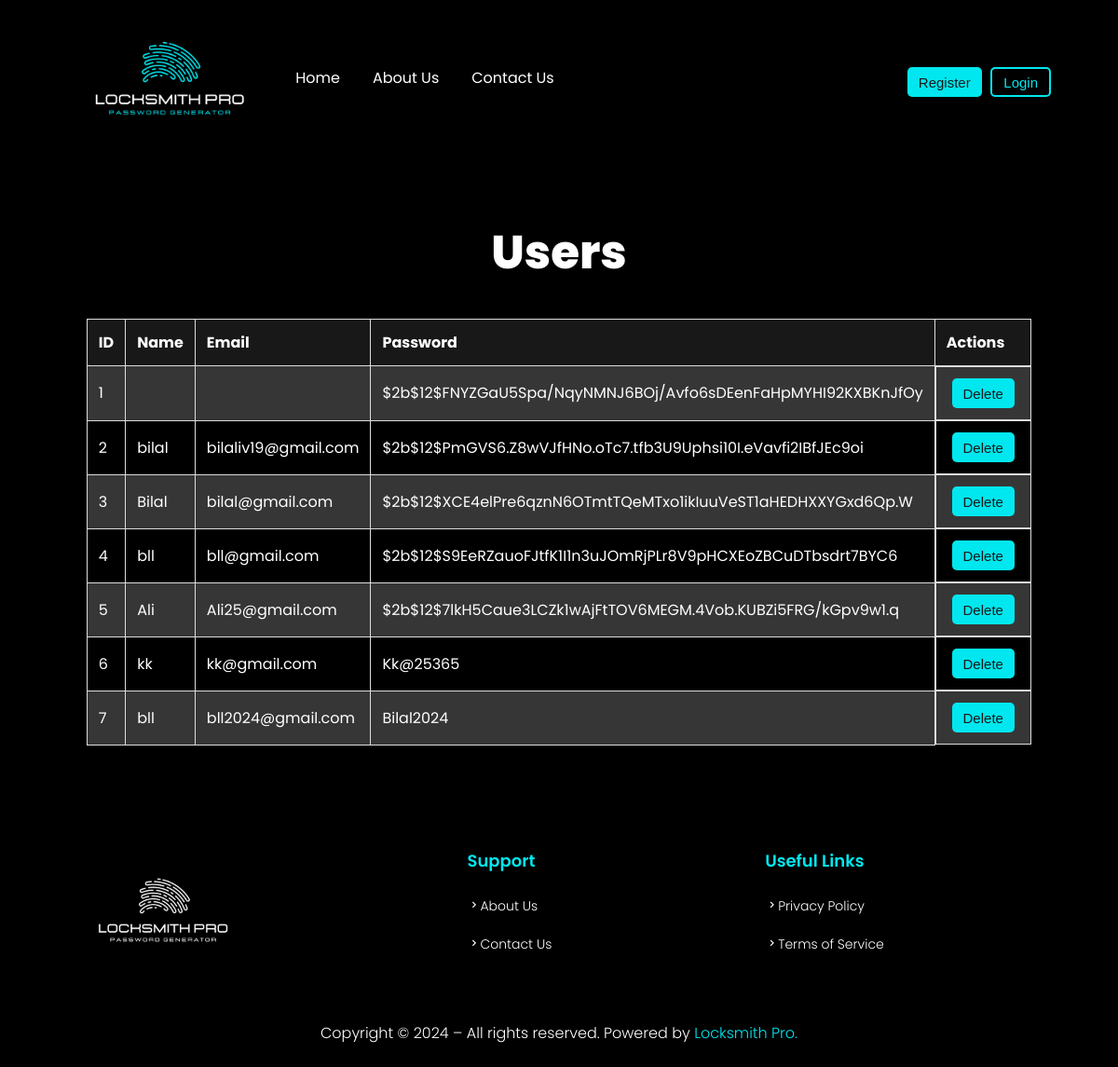
The app's page /users, older data.
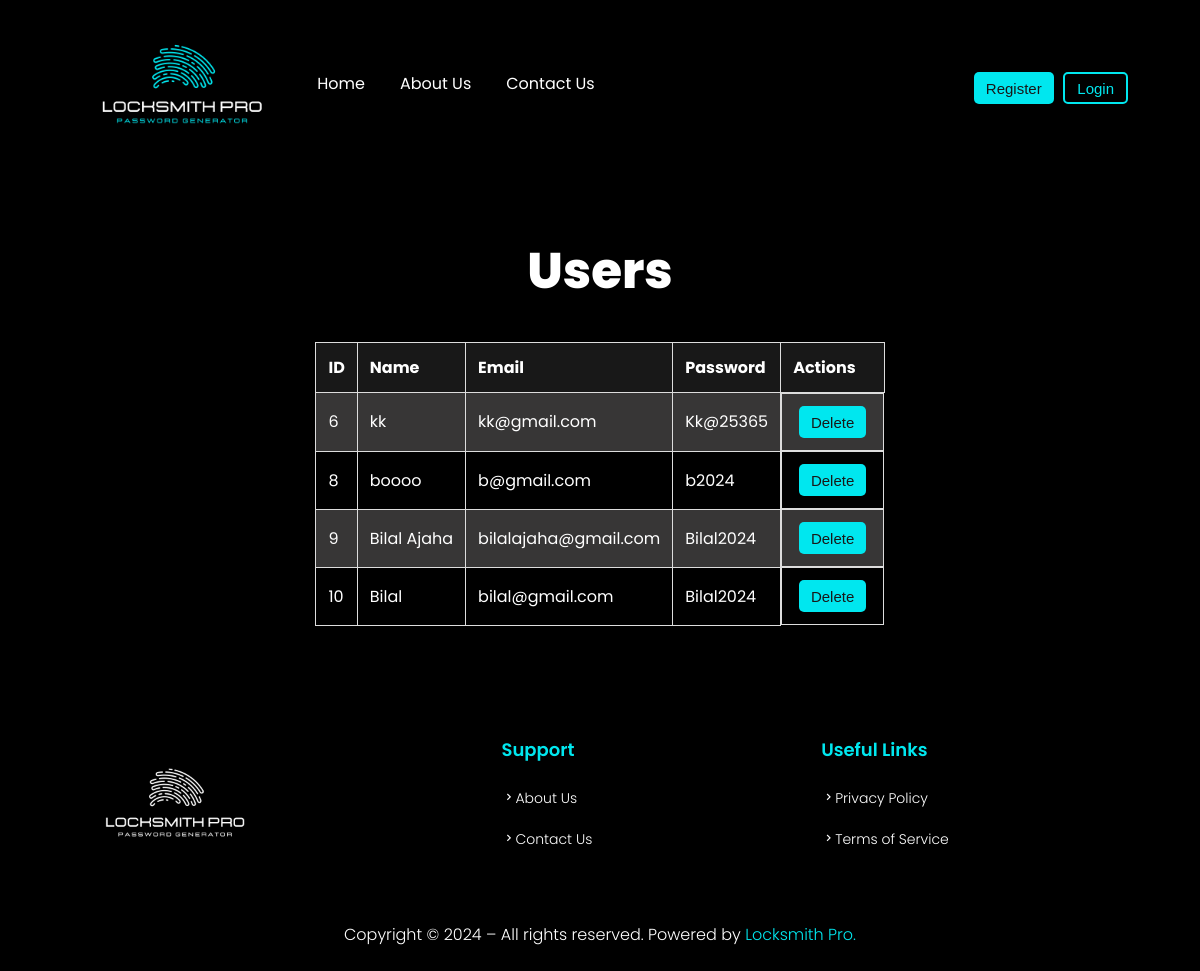
The same page, newer data.
### models.py (models this page shows, shortened)
class User(db.Model):
    id = db.Column(db.Integer, primary_key=True)
    name = db.Column(db.String(100), nullable=False)
    email = db.Column(db.String(100), unique=True)
    password = db.Column(db.String(100))

### locksmith.py (the view)
@app.route('/users')
def users():
    all_users = User.query.all()
    return render_template('users.html', users = all_users)

### templates/users.html
{% extends 'base.html' %}
{% block content %}
<h1>Users</h1>
<div class="container">
    <table>
        <tr>
            <th>ID</th>
            <th>Name</th>
            <th>Email</th>
            <th>Password</th>
            <th>Actions</th>
        </tr>
        {% for user in users %}
        <tr>
            <td>{{ user.id }}</td>
            <td onclick="copy(this)" >{{ user.name }}</td>
            <td onclick="copy(this)" >{{ user.email }}</td>
            <td onclick="copy(this)" >{{ user.password }}</td>
            <td id="u-d-btn">
                <form action="{{ url_for('delete_user', id=user.id) }}" method="POST" style="display:inline;">
                    <button type="submit" id="delete-user">Delete</button>
                </form>
            </td>
        </tr>
        {% endfor %}
    </table>
</div>
{% endblock content %}

Row changes from the older to the newer data that the page shows:
removed User: id "1", password "$2b$12$FNYZGaU5Spa/NqyNMNJ6BOj/Avfo6sDEenFaHpMYHI92KXBKnJfOy"
removed User: id "2", name "bilal", email "bilaliv19@gmail.com", password "$2b$12$PmGVS6.Z8wVJfHNo.oTc7.tfb3U9Uphsi10I.eVavfi2IBfJEc9oi"
removed User: id "3", name "Bilal", email "bilal@gmail.com", password "$2b$12$XCE4elPre6qznN6OTmtTQeMTxo1ikIuuVeST1aHEDHXXYGxd6Qp.W"
removed User: id "4", name "bll", email "bll@gmail.com", password "$2b$12$S9EeRZauoFJtfK1I1n3uJOmRjPLr8V9pHCXEoZBCuDTbsdrt7BYC6"
removed User: id "5", name "Ali", email "Ali25@gmail.com", password "$2b$12$7lkH5Caue3LCZk1wAjFtTOV6MEGM.4Vob.KUBZi5FRG/kGpv9w1.q"
removed User: id "7", name "bll", email "bll2024@gmail.com", password "Bilal2024"
added User: id "8", name "boooo", email "b@gmail.com", password "b2024"
added User: id "9", name "Bilal Ajaha", email "bilalajaha@gmail.com", password "Bilal2024"
added User: id "10", name "Bilal", email "bilal@gmail.com", password "Bilal2024"
